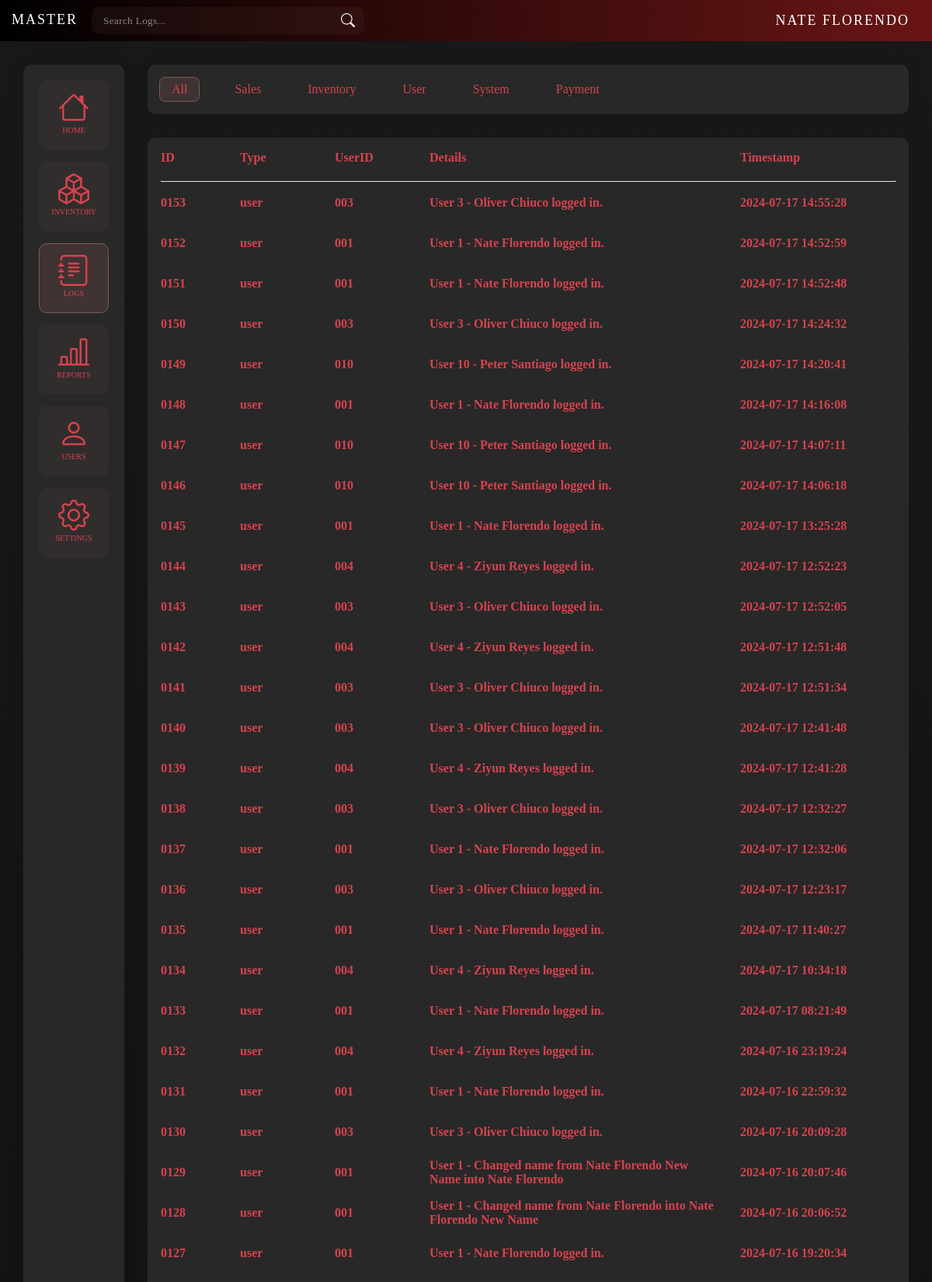
Page /logs.php (signed in, upper part) on the committed database.
### tables this page shows
CREATE TABLE `users` (
  `id` int(11) NOT NULL,
  `username` varchar(11) NOT NULL,
  `name` varchar(255) NOT NULL,
  `role` enum('master','seller','student') NOT NULL DEFAULT 'student',
  `active_organization` int(11) DEFAULT NULL,
  `password` varchar(255) NOT NULL,
  `email` varchar(255) NOT NULL,
  `student_number` varchar(50) DEFAULT NULL,
  `use_template` enum('true','false') NOT NULL,
  `use_username` enum('true','false') NOT NULL
);

CREATE TABLE `logs` (
  `id` int(11) NOT NULL,
  `type` enum('sales','inventory','user','system','payment') NOT NULL,
  `userID` int(11) DEFAULT NULL,
  `details` text NOT NULL,
  `timestamp` timestamp NOT NULL DEFAULT current_timestamp()
);

### getUserDetails.php (called while the page is built, shortened)
<?php
$sql = "SELECT users.*, organizations.* FROM users JOIN organizations ON users.active_organization = organizations.id WHERE users.id = '$_SESSION[user_id]'";
$result = $conn->query($sql);
while ($row = $result->fetch_assoc()) {
    $name = $row["name"];
}

### logs.php (the view, shortened to what this page needs)
<?php
require 'config.php';
function getUserIdFormatted($id, $length) {
    return str_pad($id, $length, '0', STR_PAD_LEFT);
}
require 'getUserDetails.php';
if($organization_id ==  '1'){
    $sql = "SELECT * FROM logs WHERE userID ='$_SESSION[user_id]' ORDER BY timestamp DESC";
} else{
    $sql = "SELECT logs.* FROM logs
            JOIN users ON logs.userID = users.id
            WHERE users.active_organization = '$organization_id'
            ORDER BY logs.timestamp DESC";
}
if ($_SESSION['role'] == "master") $sql = "SELECT * FROM logs ORDER BY timestamp DESC";
$result = mysqli_query($conn, $sql);
$logs = mysqli_fetch_all($result, MYSQLI_ASSOC);
?>
<!DOCTYPE html>
<html lang="en">
<head>
    <link rel="stylesheet" type="text/css" href="css/style.php">
    <link rel="stylesheet" href="https://cdn.jsdelivr.net/npm/bootstrap-icons@1.9.1/font/bootstrap-icons.css">
</head>
<body>
    <nav class="navbar">
        <div class="nav-left">
            <div class="menu">
            <a href="#"
                    class="logo"><?php
                    if($_SESSION['role'] == "master"){
                        echo htmlspecialchars("MASTER");
                    }
                     ?></a>
                <form class="search-bar ">
                    <input id="search" type="text" autocomplete="off" placeholder="Search Logs...">
                    <i class="bi bi-search search-empty"></i>
                </form>
            </div>
        </div>
        <div class="nav-right">
            <div class="menu seller">
                <li><a><?php echo htmlspecialchars(strtoupper($name)); ?></a></li>
            </div>
        </div>
    </nav>
    <div class="main-interface with-navbar" >
        <div class="left-panel">
            <div class="left-panel-content shadow unselectable">
                <div class="left-nav-upper">
                    <div class="left-nav-icon button" onclick="window.location.href='index.php'"><i class="bi bi-house"></i>HOME
                    </div>
                    <div class="left-nav-icon button" onclick="window.location.href='inventory.php'"><i
                            class="bi bi-boxes" ></i>INVENTORY</div>
                    <div class="left-nav-icon button selected" onclick="window.location.href='logs.php'"><i
                            class="bi bi-journal-text"></i>LOGS</div>
                    <div class="left-nav-icon button" onclick="window.location.href='reports.php'"><i
                            class="bi bi-bar-chart-line"></i>REPORTS</div>
                    <?php
                    if($_SESSION['org_role'] == 'admin' || $_SESSION['role'] == 'master'){
                    ?><div class="left-nav-icon button" onclick="window.location.href='users.php'"><i
                            class="bi bi-person"></i>USERS</div><?php
                    }
                    ?>
                    <div class="left-nav-icon button" onclick="window.location.href='settings.php'"><i
                            class="bi bi-gear"></i>SETTINGS</div>
                </div>
            </div>
        </div>
        <div class="center-panel" style="margin-right: 15px; width: 100%;">
            <div class="center-panel-content" >
                <div class="category-panel shadow unselectable">
                    <div class="category-button selected">All</div>
                    <div class="category-button">Sales</div>
                    <div class="category-button">Inventory</div>
                    <div class="category-button">User</div>
                    <div class="category-button">System</div>
                    <div class="category-button">Payment</div>
                </div>
                <div class="products-panel unselectable">
                    <table style="background-color: var(--card-color); color: var(--card-text-color) ;border-radius: 10px; width: 100%; text-align: left; padding: 15px; ">
                        <thead >
                            <tr >
                                <th scope="col">ID</th>
                                <th scope="col">Type</th>
                                <th scope="col">UserID</th>
                                <th scope="col">Details</th>
                                <th scope="col">Timestamp</th>
                            </tr>
                        </thead>
                        <tbody >
                            <tr><td colspan="7"><br><hr style="border-top: 1px solid rgba(0, 0, 0, 0.151);"></td></tr>
                            <?php
                            foreach ($logs as $log) {
                                ?>
                                <tr class="log-row" style="height: 50px;">
                                    <th class="log-id" style="width:100px ; min-width: 100px; max-width: 100px; word-wrap:break-word;"><?php echo htmlspecialchars(getUserIdFormatted($log['id'],4)); ?></th>
                                    <th class="log-category" style="width: 120px ; min-width: 120px; max-width: 120px;"><?php echo htmlspecialchars($log['type']); ?></th>
                                    <th class="log-user" style="width: 120px ; min-width: 120px; max-width: 120px;"><?php echo htmlspecialchars(getUserIdFormatted($log['userID'],3)); ?></th>
                                    <th class="log-details" style="padding-right: 30px;"><?php echo htmlspecialchars($log['details']); ?></th>
                                    <th class="log-datetime" style="width: 200px ; min-width: 200px; max-width: 200px;"><?php echo htmlspecialchars($log['timestamp']); ?></th>
                                </tr>
                            <?php } ?>
                        </tbody>
                    </table>
                </div>
            </div>
        </div>
    </div>
</body>
</html>

### rows in the picture
users: name "NATE FLORENDO"
logs: id "0153", type "user", userID "003", details "User 3 - Oliver Chiuco logged in.", timestamp "2024-07-17 14:55:28"
logs: id "0152", type "user", userID "001", details "User 1 - Nate Florendo logged in.", timestamp "2024-07-17 14:52:59"
logs: id "0151", type "user", userID "001", details "User 1 - Nate Florendo logged in.", timestamp "2024-07-17 14:52:48"
logs: id "0150", type "user", userID "003", details "User 3 - Oliver Chiuco logged in.", timestamp "2024-07-17 14:24:32"
logs: id "0149", type "user", userID "010", details "User 10 - Peter Santiago logged in.", timestamp "2024-07-17 14:20:41"
logs: id "0148", type "user", userID "001", details "User 1 - Nate Florendo logged in.", timestamp "2024-07-17 14:16:08"
logs: id "0147", type "user", userID "010", details "User 10 - Peter Santiago logged in.", timestamp "2024-07-17 14:07:11"
logs: id "0146", type "user", userID "010", details "User 10 - Peter Santiago logged in.", timestamp "2024-07-17 14:06:18"
logs: id "0145", type "user", userID "001", details "User 1 - Nate Florendo logged in.", timestamp "2024-07-17 13:25:28"
logs: id "0144", type "user", userID "004", details "User 4 - Ziyun Reyes logged in.", timestamp "2024-07-17 12:52:23"
logs: id "0143", type "user", userID "003", details "User 3 - Oliver Chiuco logged in.", timestamp "2024-07-17 12:52:05"
logs: id "0142", type "user", userID "004", details "User 4 - Ziyun Reyes logged in.", timestamp "2024-07-17 12:51:48"
logs: id "0141", type "user", userID "003", details "User 3 - Oliver Chiuco logged in.", timestamp "2024-07-17 12:51:34"
logs: id "0140", type "user", userID "003", details "User 3 - Oliver Chiuco logged in.", timestamp "2024-07-17 12:41:48"
logs: id "0139", type "user", userID "004", details "User 4 - Ziyun Reyes logged in.", timestamp "2024-07-17 12:41:28"
logs: id "0138", type "user", userID "003", details "User 3 - Oliver Chiuco logged in.", timestamp "2024-07-17 12:32:27"
logs: id "0137", type "user", userID "001", details "User 1 - Nate Florendo logged in.", timestamp "2024-07-17 12:32:06"
logs: id "0136", type "user", userID "003", details "User 3 - Oliver Chiuco logged in.", timestamp "2024-07-17 12:23:17"
logs: id "0135", type "user", userID "001", details "User 1 - Nate Florendo logged in.", timestamp "2024-07-17 11:40:27"
logs: id "0134", type "user", userID "004", details "User 4 - Ziyun Reyes logged in.", timestamp "2024-07-17 10:34:18"
logs: id "0133", type "user", userID "001", details "User 1 - Nate Florendo logged in.", timestamp "2024-07-17 08:21:49"
logs: id "0132", type "user", userID "004", details "User 4 - Ziyun Reyes logged in.", timestamp "2024-07-16 23:19:24"
logs: id "0131", type "user", userID "001", details "User 1 - Nate Florendo logged in.", timestamp "2024-07-16 22:59:32"
logs: id "0130", type "user", userID "003", details "User 3 - Oliver Chiuco logged in.", timestamp "2024-07-16 20:09:28"
logs: id "0129", type "user", userID "001", details "User 1 - Changed name from Nate Florendo New Name into Nate Florendo", timestamp "2024-07-16 20:07:46"
logs: id "0128", type "user", userID "001", details "User 1 - Changed name from Nate Florendo into Nate Florendo New Name", timestamp "2024-07-16 20:06:52"
logs: id "0127", type "user", userID "001", details "User 1 - Nate Florendo logged in.", timestamp "2024-07-16 19:20:34"
